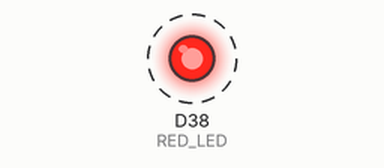
Simulated run of this sketch. Board: Arduino Due. Parts: output pins drawn as LEDs (lit = HIGH). Dashed ring = blinking.

Above: at 0.05 s.
Timing chart, 0 to 3.0 s (numbered marks = the images above):
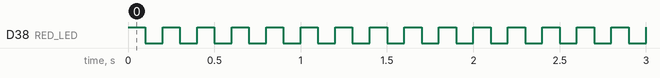

Measured:
- by itself, D38 (RED_LED): alternates HIGH for 0.10 s and LOW for 0.10 s

The sketch:

test_timer.ino
```cpp
#include "DueTimer.h"
#include "setr_logic.h"

void setup()
{
    setup_rts();
}

void loop()
{
    loop_rts();
}
```

setr_logic.cpp
```cpp
#include "setr_logic.h"

int RED_LED = 38;
int on = 1;

void handler()
{
    if (on == 1) {
        digitalWrite(RED_LED, LOW);
        on = 0;
    } else {
        digitalWrite(RED_LED, HIGH);
        on = 1;
    }
}


void setup_rts()
{
    pinMode(RED_LED, OUTPUT);
    digitalWrite(RED_LED, HIGH);
    Timer3.attachInterrupt(handler).start(100000);
}

void loop_rts()
{
}
```

setr_logic.h
```cpp
#include "DueTimer.h"

// invocar esta funcion para preparar e iniciar el sotr
void setup_rts();
void loop_rts();
```
